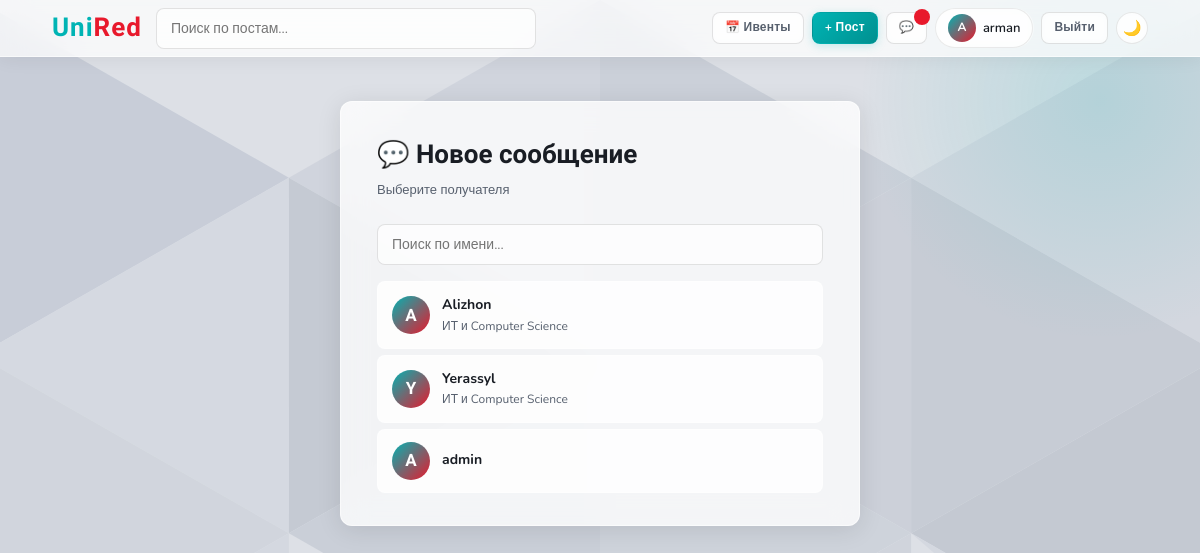
Screenshot of /messages/new (signed in) with the database file from the repository.
### tables this page shows
CREATE TABLE users (
            id INTEGER PRIMARY KEY AUTOINCREMENT,
            username TEXT UNIQUE NOT NULL,
            email TEXT UNIQUE NOT NULL,
            password TEXT NOT NULL,
            faculty TEXT DEFAULT '',
            role TEXT DEFAULT 'student',
            created_at TEXT DEFAULT (datetime('now'))
        , bio TEXT DEFAULT '');

### app.py (the view)
@app.route('/messages/new')
def new_message():
    user = current_user()
    if not user: return redirect(url_for('login'))
    conn = get_db()
    users = conn.execute('SELECT id, username, faculty FROM users WHERE id!=? ORDER BY username', (user['id'],)).fetchall()
    conn.close()
    return render_template('new_message.html', user=user, users=users)

### app.py (called while the page is built)
def get_db():
    conn = sqlite3.connect(DB)
    conn.row_factory = sqlite3.Row
    return conn

def current_user():
    if 'user_id' in session:
        conn = get_db()
        user = conn.execute('SELECT * FROM users WHERE id=?', (session['user_id'],)).fetchone()
        conn.close()
        return user
    return None

### templates/new_message.html (shortened to what this page needs)
{% extends "base.html" %}
{% block content %}
<div class="form-page" style="max-width:560px">
  <div class="form-card">
    <div class="form-title">💬 Новое сообщение</div>
    <div class="form-sub">Выберите получателя</div>
    <input type="text" id="search-user" placeholder="Поиск по имени..." oninput="filterUsers(this.value)" style="margin-bottom:16px">
    <div id="user-list" style="display:flex;flex-direction:column;gap:6px;max-height:400px;overflow-y:auto">
      {% for u in users %}
      <a href="/messages/{{ u.id }}" class="user-row" data-name="{{ u.username.lower() }}">
        <div style="width:38px;height:38px;border-radius:50%;background:linear-gradient(135deg,var(--teal),var(--accent));color:#fff;font-family:'Rajdhani',sans-serif;font-size:17px;font-weight:700;display:flex;align-items:center;justify-content:center;flex-shrink:0">{{ u.username[0].upper() }}</div>
        <div>
          <div style="font-weight:700;font-size:14px;color:var(--text)">{{ u.username }}</div>
          {% if u.faculty %}<div style="font-size:12px;color:var(--muted)">{{ u.faculty }}</div>{% endif %}
        </div>
      </a>
      {% else %}
      <p style="color:var(--muted);text-align:center;padding:20px">Нет других пользователей</p>
      {% endfor %}
    </div>
  </div>
</div>
{% endblock %}

### templates/base.html (shortened to what this page needs)
<!DOCTYPE html>
<html lang="ru">
<head>
</head>
<body>
<nav>
  <div class="nav-inner">
    <a href="/" class="nav-logo"><span class="logo-uni">Uni</span><span class="logo-red">Red</span></a>
    <div class="nav-search">
      <form method="get" action="/">
        <input type="text" name="q" placeholder="Поиск по постам..." value="{{ request.args.get('q','') }}">
      </form>
    </div>
    <div class="nav-links">
      <a href="/events" class="btn btn-outline btn-sm">📅 Ивенты</a>
      {% if user %}
        <a href="/post/new" class="btn btn-teal btn-sm">+ Пост</a>
        <a href="/messages" class="btn btn-outline btn-sm" style="position:relative">
          💬
          <span id="unread-badge" style="display:none;position:absolute;top:-4px;right:-4px;background:var(--accent);color:#fff;border-radius:50%;width:16px;height:16px;font-size:10px;display:flex;align-items:center;justify-content:center;font-weight:700"></span>
        </a>
        <a href="/profile" class="user-badge" style="text-decoration:none">
          <div class="avatar">{{ user.username[0].upper() }}</div>
          <span>{{ user.username }}</span>
        </a>
        <a href="/logout" class="btn btn-outline btn-sm">Выйти</a>
      {% else %}
        <a href="/login" class="btn btn-outline btn-sm">Войти</a>
        <a href="/register" class="btn btn-primary btn-sm">Регистрация</a>
      {% endif %}
      <button class="theme-toggle" onclick="toggleTheme()" title="Тёмная тема">🌙</button>
    </div>
  </div>
</nav>
{% block content %}{% endblock %}
</body>
</html>

### templates/base.html (style rules this page uses)
:root { --bg: #dde0e6; --surface: rgba(255,255,255,0.78); --surface-solid: #ffffff; --border: rgba(255,255,255,0.55); --border-dark: rgba(0,0,0,0.08); --text: #191d24; --muted: #57606e; --hint: #99a0ad; --accent: #e8192c; --accent-light: #ffeaec; --teal: #00b4b4; --teal-dark: #009090; --teal-light: #e0f7f7; --blue: #185fa5; --blue-light: #e6f1fb; --green: #1d9e75; --green-light: #e1f5ee; --purple: #534ab7; --purple-light: #eeedfe; --amber: #ba7517; --amber-light: #faeeda; --radius: 12px; --radius-sm: 8px; --glass: blur(14px); --shadow: 0 2px 16px rgba(0,0,0,0.07); --shadow-md: 0 4px 24px rgba(0,0,0,0.1); }
* { box-sizing: border-box; margin: 0; padding: 0; }
body { font-family: 'Nunito', sans-serif; color: var(--text); line-height: 1.6; font-size: 15px; min-height: 100vh; background: var(--bg); position: relative; }
body::before { content: ''; position: fixed; inset: 0; z-index: -2; }
body::after { content: ''; position: fixed; top: -150px; right: -150px; z-index: -1; width: 500px; height: 500px; border-radius: 50%; background: radial-gradient(circle, rgba(0,180,180,0.15) 0%, transparent 68%); pointer-events: none; }
a { color: inherit; text-decoration: none; }
nav { background: rgba(255,255,255,0.72); backdrop-filter: var(--glass); -webkit-backdrop-filter: var(--glass); border-bottom: 1px solid var(--border); position: sticky; top: 0; z-index: 100; box-shadow: 0 1px 20px rgba(0,0,0,0.07); }
.nav-inner { max-width: 1140px; margin: 0 auto; padding: 0 22px; display: flex; align-items: center; height: 56px; gap: 14px; }
.nav-logo { font-family: 'Rajdhani', sans-serif; font-size: 26px; font-weight: 700; letter-spacing: 1px; display: flex; align-items: baseline; gap: 0; }
.logo-uni { color: var(--teal); }
.logo-red { color: var(--accent); }
.nav-search { flex: 1; max-width: 380px; }
.nav-search input { width: 100%; padding: 8px 18px; border: 1px solid rgba(0,0,0,0.1); border-radius: 24px; font-size: 13px; font-family: 'Nunito', sans-serif; background: rgba(255,255,255,0.65); color: var(--text); outline: none; transition: all 0.2s; }
.nav-links { display: flex; align-items: center; gap: 8px; margin-left: auto; }
.btn { display: inline-flex; align-items: center; gap: 5px; padding: 7px 16px; border-radius: var(--radius-sm); font-size: 13px; font-weight: 700; font-family: 'Nunito', sans-serif; cursor: pointer; border: 1px solid transparent; transition: all 0.18s; letter-spacing: 0.2px; }
.btn-outline { border-color: rgba(0,0,0,0.11); color: var(--muted); background: rgba(255,255,255,0.55); backdrop-filter: blur(4px); }
.btn-teal { background: linear-gradient(135deg, var(--teal) 0%, var(--teal-dark) 100%); color: #fff; box-shadow: 0 2px 10px rgba(0,180,180,0.22); }
.btn-sm { padding: 5px 12px; font-size: 12px; }
.user-badge { display: flex; align-items: center; gap: 7px; padding: 5px 12px; border-radius: 24px; background: rgba(255,255,255,0.65); border: 1px solid rgba(0,0,0,0.08); font-size: 13px; font-weight: 600; backdrop-filter: blur(4px); }
.avatar { width: 28px; height: 28px; border-radius: 50%; background: linear-gradient(135deg, var(--teal), var(--accent)); color: #fff; display: flex; align-items: center; justify-content: center; font-size: 12px; font-weight: 700; flex-shrink: 0; }
.form-page { max-width: 600px; margin: 44px auto; padding: 0 20px; }
.form-card { background: var(--surface); backdrop-filter: var(--glass); -webkit-backdrop-filter: var(--glass); border: 1px solid var(--border); border-radius: var(--radius); padding: 32px 36px; box-shadow: var(--shadow-md); }
.form-title { font-family: 'Rajdhani', sans-serif; font-size: 26px; font-weight: 700; margin-bottom: 4px; }
.form-sub { font-size: 13px; color: var(--muted); margin-bottom: 24px; }
input[type=text], input[type=email], input[type=password], input[type=datetime-local], select, textarea { width: 100%; padding: 10px 14px; border: 1px solid rgba(0,0,0,0.11); border-radius: var(--radius-sm); font-size: 14px; color: var(--text); background: rgba(255,255,255,0.7); outline: none; font-family: 'Nunito', sans-serif; transition: all 0.18s; }
.theme-toggle { background: rgba(255,255,255,0.55); border: 1px solid rgba(0,0,0,0.09); border-radius: 50%; width: 32px; height: 32px; cursor: pointer; font-size: 15px; display: flex; align-items: center; justify-content: center; transition: all 0.2s; backdrop-filter: blur(4px); flex-shrink: 0; }

### rows the page displays
users: username "A", username "arman"
users: username "A", username "Alizhon", faculty "ИТ и Computer Science"
users: username "Y", username "Yerassyl", faculty "ИТ и Computer Science"
users: username "A", username "admin"
